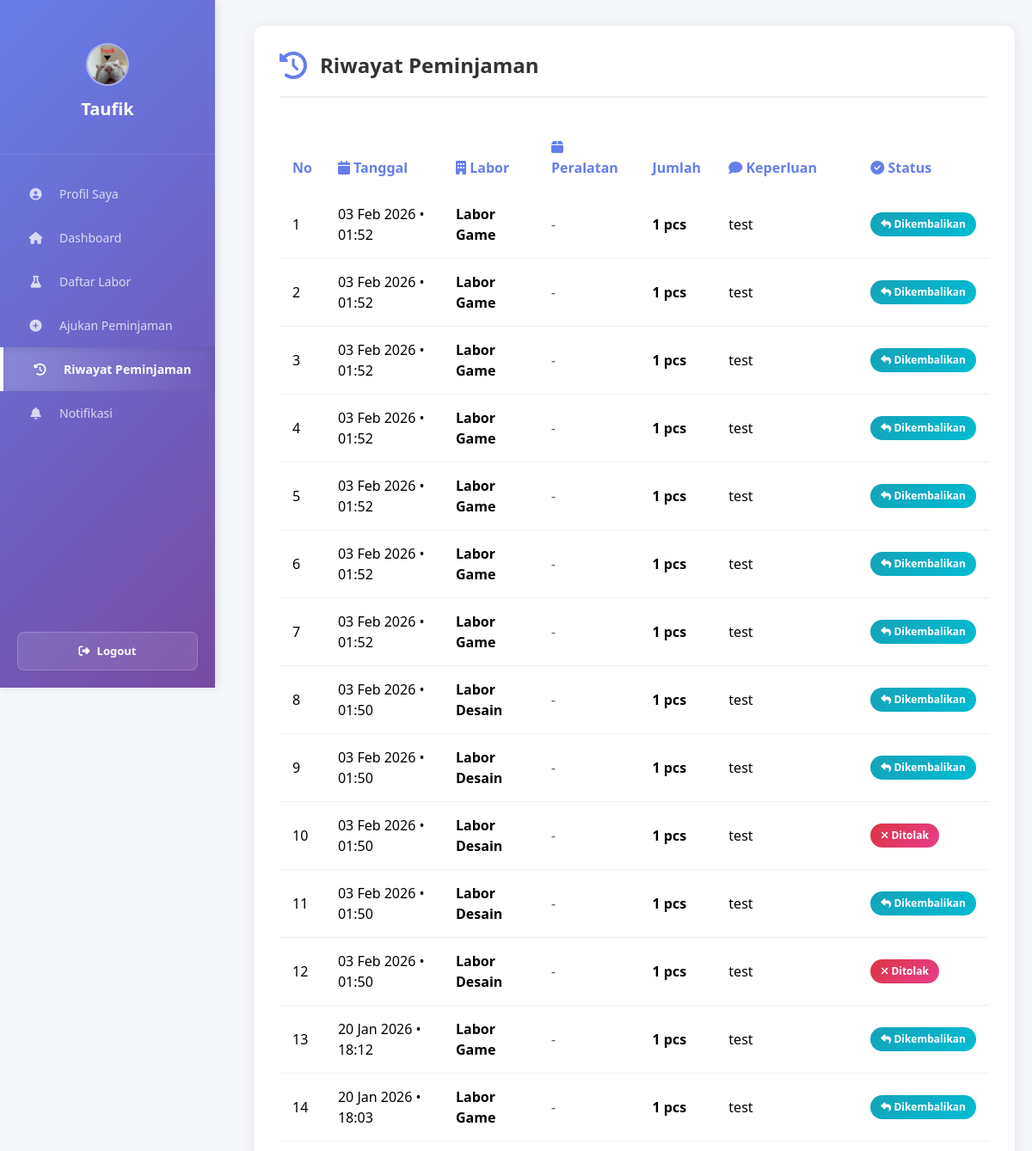
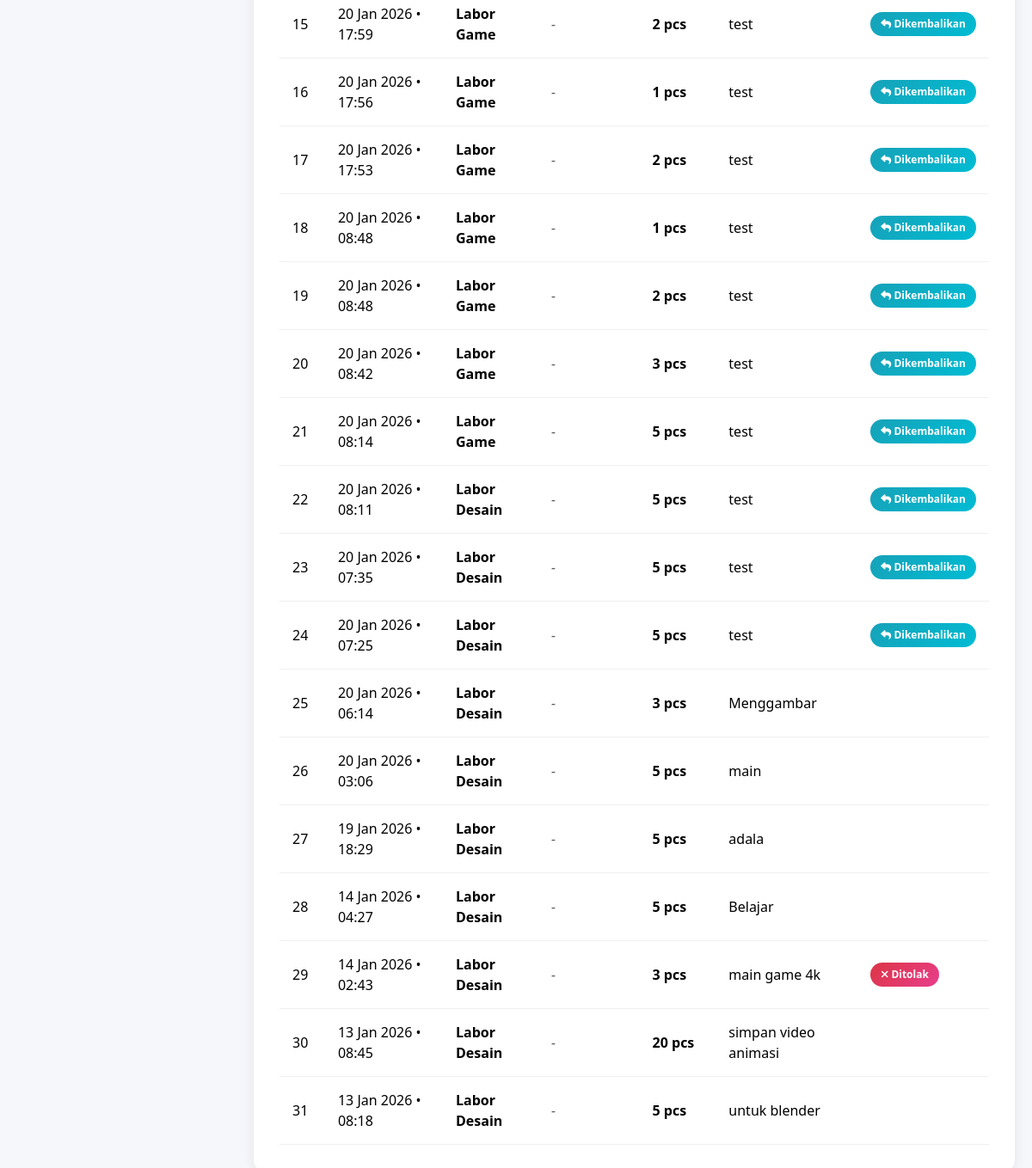
Screenshot of /pages/riwayat-content.php (signed in) with the database file from the repository (2 pictures, top to bottom).
### tables this page shows
CREATE TABLE `users` (
  `id` int(11) NOT NULL,
  `email` varchar(100) DEFAULT NULL,
  `nama` varchar(100) DEFAULT NULL,
  `nim` varchar(20) DEFAULT NULL,
  `password` varchar(255) DEFAULT NULL,
  `foto` varchar(255) DEFAULT NULL,
  `is_active` tinyint(1) DEFAULT 1,
  `role` varchar(20) DEFAULT 'mahasiswa',
  `created_at` datetime DEFAULT current_timestamp(),
  `updated_at` datetime DEFAULT current_timestamp() ON UPDATE current_timestamp()
);

CREATE TABLE `peminjaman` (
  `id` int(11) NOT NULL,
  `user_id` int(11) DEFAULT NULL,
  `tanggung_jawab` varchar(100) DEFAULT NULL,
  `created_at` timestamp NOT NULL DEFAULT current_timestamp(),
  `status` varchar(20) NOT NULL DEFAULT 'Menunggu',
  `status_pengembalian` int(11) DEFAULT 0,
  `labor_id` int(11) DEFAULT NULL,
  `jumlah` int(11) DEFAULT 1,
  `tanggal_kembali` datetime DEFAULT NULL,
  `barang_labor_id` int(11) DEFAULT NULL,
  `keterangan` text DEFAULT NULL
);

CREATE TABLE `labor` (
  `id` int(11) NOT NULL,
  `nama` varchar(191) NOT NULL,
  `deskripsi` text DEFAULT NULL,
  `icon` varchar(50) DEFAULT NULL,
  `image` varchar(255) DEFAULT NULL,
  `color` varchar(20) DEFAULT NULL,
  `created_at` datetime DEFAULT current_timestamp()
);

### pages/riwayat-content.php (the view, shortened to what this page needs)
<?php
include '../config/database.php';
?>
<!DOCTYPE html>
<html>
<head>
<link href="https://cdn.jsdelivr.net/npm/bootstrap@5.3.2/dist/css/bootstrap.min.css" rel="stylesheet">
<link rel="stylesheet" href="https://cdnjs.cloudflare.com/ajax/libs/font-awesome/6.4.0/css/all.min.css">
</head>
<body>
<?php include '../assets/sidebar.php'; ?>
<div class="main-content">
<?php
$q = mysqli_query($conn,"
SELECT p.id, p.created_at, p.tanggung_jawab, p.status, p.status_pengembalian, bl.nama as barang_nama, l.nama as labor_nama, p.jumlah
FROM peminjaman p
LEFT JOIN barang_labor bl ON p.barang_labor_id=bl.id
LEFT JOIN labor l ON p.labor_id=l.id
WHERE p.user_id=".$_SESSION['user_id']."
ORDER BY p.id DESC, p.created_at DESC
");
?>
<div class="riwayat-container">
  <div class="riwayat-header">
    <i class="fas fa-history"></i>
    <h4>Riwayat Peminjaman</h4>
  </div>
  <?php if(mysqli_num_rows($q) > 0): ?>
    <div class="table-responsive">
      <table class="table table-hover">
        <thead>
          <tr>
            <th> No</th>
            <th><i class="fas fa-calendar"></i> Tanggal</th>
            <th><i class="fas fa-building"></i> Labor</th>
            <th><i class="fas fa-box"></i> Peralatan</th>
            <th><i class="fas fa-box-check"></i> Jumlah</th>
            <th><i class="fas fa-comment"></i> Keperluan</th>
            <th><i class="fas fa-check-circle"></i> Status</th>
          </tr>
        </thead>
        <tbody>
          <?php $no=1; while($d=mysqli_fetch_assoc($q)){ ?>
          <tr>
            <td><?php echo $no++; ?></td>
            <td><?php echo date('d M Y • H:i', strtotime($d['created_at'])); ?></td>
            <td><?php echo $d['labor_nama'] ? '<strong>'.$d['labor_nama'].'</strong>' : '<em class="text-muted">-</em>'; ?></td>
            <td><?php echo $d['barang_nama'] ? $d['barang_nama'] : '<em class="text-muted">-</em>'; ?></td>
            <td><strong><?php echo intval($d['jumlah']); ?> pcs</strong></td>
            <td><?php echo htmlspecialchars($d['tanggung_jawab']); ?></td>
            <td>
              <?php
                if(!empty($d['status_pengembalian']) && $d['status_pengembalian'] == 1) {
                  echo '<span class="badge bg-info"><i class="fas fa-reply"></i> Dikembalikan</span>';
                } else if($d['status'] === 'Menunggu') {
                  echo '<span class="badge bg-warning"><i class="fas fa-hourglass-half"></i> Menunggu</span>';
                } else if($d['status'] === 'Disetujui') {
                  echo '<span class="badge bg-success"><i class="fas fa-check"></i> Disetujui</span>';
                } else if($d['status'] === 'Ditolak') {
                  echo '<span class="badge bg-danger"><i class="fas fa-times"></i> Ditolak</span>';
                }
              ?>
            </td>
          </tr>
          <?php } ?>
        </tbody>
      </table>
    </div>
  <?php endif; ?>
</div>

### assets/sidebar.php (shortened to what this page needs)
<?php
$user_id = isset($_SESSION['user_id']) ? $_SESSION['user_id'] : null;
$user_info = null;
if($user_id) {
  $user_query = mysqli_query($conn, "SELECT * FROM users WHERE id = '$user_id'");
  $user_info = mysqli_fetch_assoc($user_query);
}
$script_path = $_SERVER['SCRIPT_FILENAME'];
$document_root = $_SERVER['DOCUMENT_ROOT'];
$relative_path = str_replace($document_root, '', $script_path);
$current_page = '';
if (strpos($relative_path, 'dashboard-content.php') !== false || strpos($relative_path, 'index.php') !== false) {
    $current_page = 'dashboard';
} elseif (strpos($relative_path, 'labor-content.php') !== false) {
    $current_page = 'labor';
} elseif (strpos($relative_path, 'peminjaman-content.php') !== false) {
    $current_page = 'peminjaman';
} elseif (strpos($relative_path, 'riwayat-content.php') !== false) {
    $current_page = 'riwayat';
} elseif (strpos($relative_path, 'profil-content.php') !== false) {
    $current_page = 'profil';
} elseif (strpos($relative_path, 'notifikasi-content.php') !== false) {
    $current_page = 'notifikasi';
}
function is_active($page, $current) {
    return $page === $current ? 'active' : '';
}
?>
<!DOCTYPE html>
<html>
<head>
<link href="https://cdn.jsdelivr.net/npm/bootstrap@5.3.2/dist/css/bootstrap.min.css" rel="stylesheet">
<link rel="stylesheet" href="https://cdnjs.cloudflare.com/ajax/libs/font-awesome/6.4.0/css/all.min.css">
</head>
<body>
<div class="sidebar" id="sidebar">
  <div class="sidebar-brand">
    <div class="user-avatar-brand" onclick="navigateToProfile(event)" title="Klik untuk ke profil">
      <?php if($user_info): ?>
        <?php
          $foto_file = isset($user_info['foto']) ? $user_info['foto'] : '';
          $foto_path = __DIR__ . '/img/' . $foto_file;
          $has_foto = !empty($foto_file) && file_exists($foto_path);
        ?>
        <?php if($has_foto): ?>
          <img src="../assets/img/<?php echo urlencode($foto_file); ?>?v=<?php echo time(); ?>" alt="User" class="avatar-img" loading="lazy">
        <?php else: ?>
          <div class="avatar-initials"><?php echo strtoupper(substr($user_info['nama'], 0, 2)); ?></div>
        <?php endif; ?>
      <?php else: ?>
        <i class="fas fa-user-circle"></i>
      <?php endif; ?>
    </div>
    <h4><?php echo $user_info ? htmlspecialchars($user_info['nama']) : 'Labor'; ?></h4>
  </div>
  <ul class="sidebar-menu">
    <li><a href="#" class="nav-link <?php echo is_active('profil', $current_page); ?>" data-page="profil"><i class="fas fa-user-circle"></i> <span>Profil Saya</span></a></li>
    <li><a href="#" class="nav-link <?php echo is_active('dashboard', $current_page); ?>" data-page="dashboard"><i class="fas fa-home"></i> <span>Dashboard</span></a></li>
    <li><a href="#" class="nav-link <?php echo is_active('labor', $current_page); ?>" data-page="labor"><i class="fas fa-flask"></i> <span>Daftar Labor</span></a></li>
    <li><a href="#" class="nav-link <?php echo is_active('peminjaman', $current_page); ?>" data-page="peminjaman"><i class="fas fa-plus-circle"></i> <span>Ajukan Peminjaman</span></a></li>
    <li><a href="#" class="nav-link <?php echo is_active('riwayat', $current_page); ?>" data-page="riwayat"><i class="fas fa-history"></i> <span>Riwayat Peminjaman</span></a></li>
    <li>
      <a href="#" class="nav-link <?php echo is_active('notifikasi', $current_page); ?>" data-page="notifikasi" style="position: relative;">
        <i class="fas fa-bell"></i>
        <span>Notifikasi</span>
      </a>
    </li>
  </ul>
  <div class="sidebar-footer">
    <a href="#" class="nav-link" onclick="logout(event)"><i class="fas fa-sign-out-alt"></i> <span>Logout</span></a>
  </div>
</div>

### pages/riwayat-content.php (style rules this page uses)
* { margin: 0; padding: 0; box-sizing: border-box; }
body { font-family: 'Segoe UI', Tahoma, Geneva, Verdana, sans-serif; background-color: #f5f7fb; overflow-x: hidden; }
.main-content { margin-left: 250px; padding: 30px 20px; min-height: 100vh; transition: margin-left 0.3s ease; }
.riwayat-container { background: white; border-radius: 12px; padding: 30px; box-shadow: 0 2px 15px rgba(0,0,0,0.08); animation: slideUp 0.5s ease-out; }
.riwayat-header { display: flex; align-items: center; margin-bottom: 30px; padding-bottom: 20px; border-bottom: 2px solid #f0f0f0; }
.riwayat-header i { font-size: 32px; color: #667eea; margin-right: 15px; animation: bounce 2s ease-in-out infinite; }
.riwayat-header h4 { margin: 0; color: #333; font-weight: 700; font-size: 24px; }
.table { margin-bottom: 0; }
.table thead { background: linear-gradient(135deg, #667eea15 0%, #764ba215 100%); }
.table thead th { color: #667eea; font-weight: 700; border: none; padding: 15px; }
.table tbody td { padding: 15px; vertical-align: middle; }
.table tbody tr { transition: all 0.3s ease; border-bottom: 1px solid #f0f0f0; }
.badge { padding: 8px 12px; border-radius: 20px; font-weight: 600; font-size: 12px; }
.badge.bg-danger { background: linear-gradient(135deg, #dc3545 0%, #e83e8c 100%) !important; color: white; }
.badge.bg-info { background: linear-gradient(135deg, #17a2b8 0%, #00bcd4 100%) !important; color: white; }

### assets/sidebar.php (style rules this page uses)
* { margin: 0; padding: 0; box-sizing: border-box; }
body { font-family: 'Segoe UI', Tahoma, Geneva, Verdana, sans-serif; background-color: #f5f7fb; }
.sidebar { background: linear-gradient(135deg, #667eea 0%, #764ba2 100%); min-height: 100vh; padding: 20px 0; position: fixed; left: 0; top: 0; width: 250px; box-shadow: 2px 0 10px rgba(0,0,0,0.1); z-index: 1000; overflow-y: auto; transition: transform 0.3s ease, width 0.3s ease; }
.sidebar-brand { display: flex; flex-direction: column; align-items: center; justify-content: center; padding: 30px 20px 40px; border-bottom: 1px solid rgba(255,255,255,0.1); }
.user-avatar-brand { width: 50px; height: 50px; border-radius: 50%; background: rgba(255,255,255,0.2); display: flex; align-items: center; justify-content: center; margin: 0 0 15px 0; border: 2px solid rgba(255,255,255,0.3); overflow: hidden; font-size: 20px; font-weight: 700; color: white; flex-shrink: 0; cursor: pointer; transition: all 0.3s ease; }
.avatar-img { width: 100%; height: 100%; object-fit: cover; display: flex; }
.sidebar-brand h4 { color: white; margin: 0; font-weight: 700; font-size: 20px; }
.sidebar-menu { list-style: none; padding: 20px 0; margin-bottom: 0; }
.sidebar-menu li { margin: 0; }
.sidebar-menu a { display: flex; align-items: center; padding: 15px 25px; color: rgba(255,255,255,0.75); text-decoration: none; transition: all 0.3s ease; font-size: 14px; font-weight: 500; border-left: 4px solid transparent; }
.sidebar-menu a.active { background: linear-gradient(90deg, rgba(255,255,255,0.2) 0%, transparent 100%); color: white; padding-left: 30px; border-left: 4px solid #fff; box-shadow: inset 0 2px 8px rgba(0,0,0,0.1); font-weight: 600; }
.sidebar-menu i { width: 25px; margin-right: 15px; text-align: center; }
.sidebar-footer { position: absolute; bottom: 20px; left: 0; right: 0; width: 100%; padding: 0 20px; }
.sidebar-footer a { display: flex; align-items: center; justify-content: center; padding: 12px; background: rgba(255,255,255,0.1); color: white; text-decoration: none; border-radius: 8px; transition: all 0.3s ease; font-weight: 600; border: 1px solid rgba(255,255,255,0.2); font-size: 13px; }
.sidebar-footer i { margin-right: 8px; }
.main-content { margin-left: 275px; padding: 30px 20px; min-height: 100vh; transition: margin-left 0.3s ease; position: relative; z-index: 1; }

### rows the page displays
users: foto (picture), nama "Taufik"
peminjaman: created_at "03 Feb 2026 • 01:52", labor.nama "Labor Game", jumlah "1", tanggung_jawab "test", status_pengembalian 1 (drawn)
peminjaman: created_at "03 Feb 2026 • 01:52", labor.nama "Labor Game", jumlah "1", tanggung_jawab "test", status_pengembalian 1 (drawn)
peminjaman: created_at "03 Feb 2026 • 01:52", labor.nama "Labor Game", jumlah "1", tanggung_jawab "test", status_pengembalian 1 (drawn)
peminjaman: created_at "03 Feb 2026 • 01:52", labor.nama "Labor Game", jumlah "1", tanggung_jawab "test", status_pengembalian 1 (drawn)
peminjaman: created_at "03 Feb 2026 • 01:52", labor.nama "Labor Game", jumlah "1", tanggung_jawab "test", status_pengembalian 1 (drawn)
peminjaman: created_at "03 Feb 2026 • 01:52", labor.nama "Labor Game", jumlah "1", tanggung_jawab "test", status_pengembalian 1 (drawn)
peminjaman: created_at "03 Feb 2026 • 01:52", labor.nama "Labor Game", jumlah "1", tanggung_jawab "test", status_pengembalian 1 (drawn)
peminjaman: created_at "03 Feb 2026 • 01:50", labor.nama "Labor Desain", jumlah "1", tanggung_jawab "test", status_pengembalian 1 (drawn)
peminjaman: created_at "03 Feb 2026 • 01:50", labor.nama "Labor Desain", jumlah "1", tanggung_jawab "test", status_pengembalian 1 (drawn)
peminjaman: created_at "03 Feb 2026 • 01:50", labor.nama "Labor Desain", jumlah "1", tanggung_jawab "test", status_pengembalian 0 (drawn)
peminjaman: created_at "03 Feb 2026 • 01:50", labor.nama "Labor Desain", jumlah "1", tanggung_jawab "test", status_pengembalian 1 (drawn)
peminjaman: created_at "03 Feb 2026 • 01:50", labor.nama "Labor Desain", jumlah "1", tanggung_jawab "test", status_pengembalian 0 (drawn)
peminjaman: created_at "20 Jan 2026 • 18:12", labor.nama "Labor Game", jumlah "1", tanggung_jawab "test", status_pengembalian 1 (drawn)
peminjaman: created_at "20 Jan 2026 • 18:03", labor.nama "Labor Game", jumlah "1", tanggung_jawab "test", status_pengembalian 1 (drawn)
peminjaman: created_at "20 Jan 2026 • 17:59", labor.nama "Labor Game", jumlah "2", tanggung_jawab "test", status_pengembalian 1 (drawn)
peminjaman: created_at "20 Jan 2026 • 17:56", labor.nama "Labor Game", jumlah "1", tanggung_jawab "test", status_pengembalian 1 (drawn)
peminjaman: created_at "20 Jan 2026 • 17:53", labor.nama "Labor Game", jumlah "2", tanggung_jawab "test", status_pengembalian 1 (drawn)
peminjaman: created_at "20 Jan 2026 • 08:48", labor.nama "Labor Game", jumlah "1", tanggung_jawab "test", status_pengembalian 1 (drawn)
peminjaman: created_at "20 Jan 2026 • 08:48", labor.nama "Labor Game", jumlah "2", tanggung_jawab "test", status_pengembalian 1 (drawn)
peminjaman: created_at "20 Jan 2026 • 08:42", labor.nama "Labor Game", jumlah "3", tanggung_jawab "test", status_pengembalian 1 (drawn)
peminjaman: created_at "20 Jan 2026 • 08:14", labor.nama "Labor Game", jumlah "5", tanggung_jawab "test", status_pengembalian 1 (drawn)
peminjaman: created_at "20 Jan 2026 • 08:11", labor.nama "Labor Desain", jumlah "5", tanggung_jawab "test", status_pengembalian 1 (drawn)
peminjaman: created_at "20 Jan 2026 • 07:35", labor.nama "Labor Desain", jumlah "5", tanggung_jawab "test", status_pengembalian 1 (drawn)
peminjaman: created_at "20 Jan 2026 • 07:25", labor.nama "Labor Desain", jumlah "5", tanggung_jawab "test", status_pengembalian 1 (drawn)
peminjaman: created_at "20 Jan 2026 • 06:14", labor.nama "Labor Desain", jumlah "3", tanggung_jawab "Menggambar"
peminjaman: created_at "20 Jan 2026 • 03:06", labor.nama "Labor Desain", jumlah "5", tanggung_jawab "main"
peminjaman: created_at "19 Jan 2026 • 18:29", labor.nama "Labor Desain", jumlah "5", tanggung_jawab "adala"
peminjaman: created_at "14 Jan 2026 • 04:27", labor.nama "Labor Desain", jumlah "5", tanggung_jawab "Belajar"
peminjaman: created_at "14 Jan 2026 • 02:43", labor.nama "Labor Desain", jumlah "3", tanggung_jawab "main game 4k", status_pengembalian 0 (drawn)
peminjaman: created_at "13 Jan 2026 • 08:45", labor.nama "Labor Desain", jumlah "20", tanggung_jawab "simpan video animasi"
peminjaman: created_at "13 Jan 2026 • 08:18", labor.nama "Labor Desain", jumlah "5", tanggung_jawab "untuk blender"
